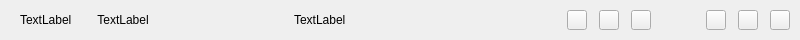
<?xml version="1.0" encoding="UTF-8"?>
<ui version="4.0">
 <class>TitleBarWidget</class>
 <widget class="QWidget" name="TitleBarWidget">
  <property name="geometry">
   <rect>
    <x>0</x>
    <y>0</y>
    <width>800</width>
    <height>40</height>
   </rect>
  </property>
  <property name="sizePolicy">
   <sizepolicy hsizetype="Preferred" vsizetype="Preferred">
    <horstretch>0</horstretch>
    <verstretch>0</verstretch>
   </sizepolicy>
  </property>
  <property name="maximumSize">
   <size>
    <width>16777215</width>
    <height>40</height>
   </size>
  </property>
  <property name="windowTitle">
   <string>Form</string>
  </property>
  <layout class="QHBoxLayout" name="horizontalLayout_5">
   <property name="spacing">
    <number>0</number>
   </property>
   <property name="leftMargin">
    <number>0</number>
   </property>
   <property name="topMargin">
    <number>0</number>
   </property>
   <property name="rightMargin">
    <number>0</number>
   </property>
   <property name="bottomMargin">
    <number>0</number>
   </property>
   <item>
    <widget class="QWidget" name="titlebar_widget" native="true">
     <property name="maximumSize">
      <size>
       <width>16777215</width>
       <height>32</height>
      </size>
     </property>
     <layout class="QHBoxLayout" name="horizontalLayout_4">
      <property name="spacing">
       <number>0</number>
      </property>
      <property name="leftMargin">
       <number>20</number>
      </property>
      <property name="topMargin">
       <number>0</number>
      </property>
      <property name="rightMargin">
       <number>10</number>
      </property>
      <property name="bottomMargin">
       <number>0</number>
      </property>
      <item>
       <layout class="QHBoxLayout" name="horizontalLayout_3">
        <item>
         <widget class="QLabel" name="project_name_lab">
          <property name="sizePolicy">
           <sizepolicy hsizetype="Expanding" vsizetype="Preferred">
            <horstretch>0</horstretch>
            <verstretch>0</verstretch>
           </sizepolicy>
          </property>
          <property name="text">
           <string notr="true">TextLabel</string>
          </property>
         </widget>
        </item>
        <item>
         <widget class="QLabel" name="logo_lab">
          <property name="sizePolicy">
           <sizepolicy hsizetype="Expanding" vsizetype="Preferred">
            <horstretch>0</horstretch>
            <verstretch>0</verstretch>
           </sizepolicy>
          </property>
          <property name="text">
           <string notr="true">TextLabel</string>
          </property>
          <property name="alignment">
           <set>Qt::AlignCenter</set>
          </property>
         </widget>
        </item>
       </layout>
      </item>
      <item>
       <spacer name="horizontalSpacer">
        <property name="orientation">
         <enum>Qt::Horizontal</enum>
        </property>
        <property name="sizeHint" stdset="0">
         <size>
          <width>118</width>
          <height>20</height>
         </size>
        </property>
       </spacer>
      </item>
      <item>
       <widget class="QLabel" name="project_detail_name_lab">
        <property name="sizePolicy">
         <sizepolicy hsizetype="Expanding" vsizetype="Preferred">
          <horstretch>0</horstretch>
          <verstretch>0</verstretch>
         </sizepolicy>
        </property>
        <property name="text">
         <string notr="true">TextLabel</string>
        </property>
       </widget>
      </item>
      <item>
       <spacer name="horizontalSpacer_3">
        <property name="orientation">
         <enum>Qt::Horizontal</enum>
        </property>
        <property name="sizeHint" stdset="0">
         <size>
          <width>40</width>
          <height>20</height>
         </size>
        </property>
       </spacer>
      </item>
      <item>
       <layout class="QHBoxLayout" name="horizontalLayout">
        <property name="spacing">
         <number>12</number>
        </property>
        <property name="rightMargin">
         <number>55</number>
        </property>
        <item>
         <widget class="QPushButton" name="settings_btn">
          <property name="sizePolicy">
           <sizepolicy hsizetype="Preferred" vsizetype="Preferred">
            <horstretch>0</horstretch>
            <verstretch>0</verstretch>
           </sizepolicy>
          </property>
          <property name="maximumSize">
           <size>
            <width>20</width>
            <height>20</height>
           </size>
          </property>
          <property name="cursor">
           <cursorShape>PointingHandCursor</cursorShape>
          </property>
          <property name="toolTip">
           <string>Settings</string>
          </property>
          <property name="text">
           <string/>
          </property>
         </widget>
        </item>
        <item>
         <widget class="QPushButton" name="lang_btn">
          <property name="sizePolicy">
           <sizepolicy hsizetype="Preferred" vsizetype="Preferred">
            <horstretch>0</horstretch>
            <verstretch>0</verstretch>
           </sizepolicy>
          </property>
          <property name="maximumSize">
           <size>
            <width>20</width>
            <height>20</height>
           </size>
          </property>
          <property name="cursor">
           <cursorShape>PointingHandCursor</cursorShape>
          </property>
          <property name="text">
           <string/>
          </property>
          <property name="checkable">
           <bool>true</bool>
          </property>
         </widget>
        </item>
        <item>
         <widget class="QPushButton" name="about_btn">
          <property name="sizePolicy">
           <sizepolicy hsizetype="Preferred" vsizetype="Preferred">
            <horstretch>0</horstretch>
            <verstretch>0</verstretch>
           </sizepolicy>
          </property>
          <property name="maximumSize">
           <size>
            <width>20</width>
            <height>20</height>
           </size>
          </property>
          <property name="cursor">
           <cursorShape>PointingHandCursor</cursorShape>
          </property>
          <property name="toolTip">
           <string>About</string>
          </property>
          <property name="text">
           <string/>
          </property>
         </widget>
        </item>
       </layout>
      </item>
      <item>
       <layout class="QHBoxLayout" name="horizontalLayout_2">
        <property name="spacing">
         <number>12</number>
        </property>
        <item>
         <widget class="QPushButton" name="minimum_btn">
          <property name="sizePolicy">
           <sizepolicy hsizetype="Preferred" vsizetype="Preferred">
            <horstretch>0</horstretch>
            <verstretch>0</verstretch>
           </sizepolicy>
          </property>
          <property name="maximumSize">
           <size>
            <width>20</width>
            <height>20</height>
           </size>
          </property>
          <property name="cursor">
           <cursorShape>PointingHandCursor</cursorShape>
          </property>
          <property name="text">
           <string/>
          </property>
         </widget>
        </item>
        <item>
         <widget class="QPushButton" name="maximum_btn">
          <property name="sizePolicy">
           <sizepolicy hsizetype="Preferred" vsizetype="Preferred">
            <horstretch>0</horstretch>
            <verstretch>0</verstretch>
           </sizepolicy>
          </property>
          <property name="maximumSize">
           <size>
            <width>20</width>
            <height>20</height>
           </size>
          </property>
          <property name="cursor">
           <cursorShape>PointingHandCursor</cursorShape>
          </property>
          <property name="text">
           <string/>
          </property>
          <property name="checkable">
           <bool>true</bool>
          </property>
         </widget>
        </item>
        <item>
         <widget class="QPushButton" name="close_btn">
          <property name="sizePolicy">
           <sizepolicy hsizetype="Preferred" vsizetype="Preferred">
            <horstretch>0</horstretch>
            <verstretch>0</verstretch>
           </sizepolicy>
          </property>
          <property name="maximumSize">
           <size>
            <width>20</width>
            <height>20</height>
           </size>
          </property>
          <property name="cursor">
           <cursorShape>PointingHandCursor</cursorShape>
          </property>
          <property name="text">
           <string/>
          </property>
         </widget>
        </item>
       </layout>
      </item>
     </layout>
    </widget>
   </item>
  </layout>
 </widget>
 <resources/>
 <connections/>
</ui>
